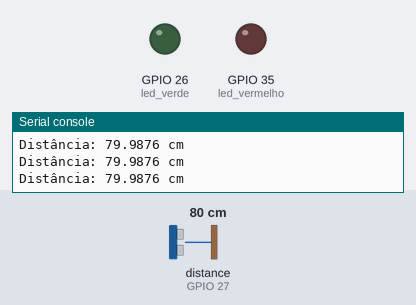
The program below on a simulated ESP32 board running MicroPython. Parts: output pins drawn as LEDs (lit = HIGH), the last lines printed to the serial console. Dashed ring = blinking. Inputs (shaded band) come from the test bench; at power-on: distance to the obstacle (sensor on GPIO 27) 80 cm. The echo pulse lasts 58.3 µs per cm; pins used as bus, display or sensor lines are not drawn.

Above: at 1.2 s.
1.3 s: distance to the obstacle (sensor on GPIO 27) set to 6 cm
2.8 s: distance to the obstacle (sensor on GPIO 27) set to 3 cm
At 5.6 s:
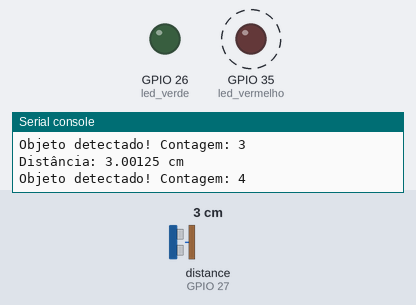
5.8 s: distance to the obstacle (sensor on GPIO 27) set to 9 cm
At 6.7 s:
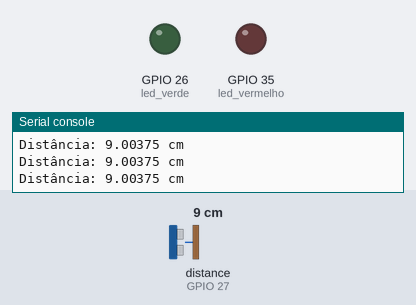
7.3 s: distance to the obstacle (sensor on GPIO 27) set to 2 cm
At 11.9 s:
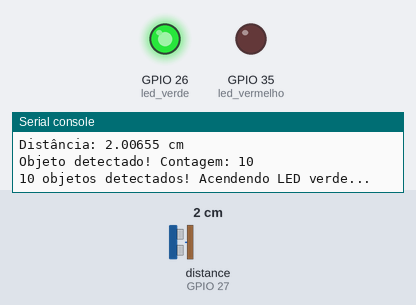
Timing chart, 0 to 13.4 s (numbered marks = the images above; inputs shaded):
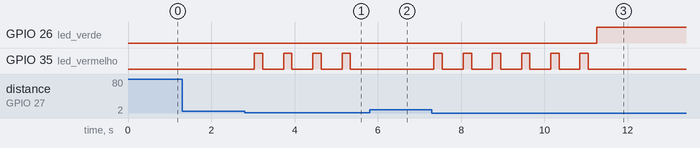

The program:

main.py
```python
from machine import Pin, time_pulse_us
import time

# --- Configuração dos Pinos ---
PINO_TRIG = 25
PINO_ECHO = 27
PINO_LED_VERMELHO = 35
PINO_LED_VERDE = 26

# Criação dos objetos
trig = Pin(PINO_TRIG, Pin.OUT)
echo = Pin(PINO_ECHO, Pin.IN)
led_vermelho = Pin(PINO_LED_VERMELHO, Pin.OUT)
led_verde = Pin(PINO_LED_VERDE, Pin.OUT)

# --- Função para medir distância ---
def obter_distancia():
    trig.value(0)
    time.sleep_us(2)

    trig.value(1)
    time.sleep_us(10)
    trig.value(0)

    duracao = time_pulse_us(echo, 1, 30000)  # timeout de 30ms
    distancia = (duracao / 2) * 0.0343
    return distancia

# --- Variável para contar os objetos ---
contador = 0

# --- Loop Principal ---
while True:
    dist = obter_distancia()
    print("Distância:", dist, "cm")

    if dist <= 5:
        # Pisca o LED vermelho
        led_vermelho.value(1)
        time.sleep(0.2)
        led_vermelho.value(0)
        time.sleep(0.2)

        contador += 1
        print("Objeto detectado! Contagem:", contador)

        # Verifica se atingiu 10 objetos
        if contador >= 10:
            print("10 objetos detectados! Acendendo LED verde...")
            led_verde.value(1)
            time.sleep(10)  # LED verde aceso por 10s
            led_verde.value(0)
            contador = 0  # Reinicia a contagem
    else:
        # Não detectou objeto
        led_vermelho.value(0)

    time.sleep(0.3)  # pequeno delay para estabilizar
```

Measured:
- the behaviour switches between 5 and 4 cm on distance to the obstacle (sensor on GPIO 27) (found by bisection; images 0 and 1)
- after the input at 2.8 s, GPIO 35 (led_vermelho): alternates HIGH for 0.20 s and LOW for 0.50 s, starting after 0.24 s
- after the input at 5.8 s, GPIO 35 (led_vermelho): stops changing and stays LOW
- after the input at 7.3 s, GPIO 26 (led_verde): LOW → HIGH after 4.0 s; GPIO 35 (led_vermelho): alternates HIGH for 0.20 s and LOW for 0.50 s, 12 changes in all, then stays LOW, starting after 0.05 s
